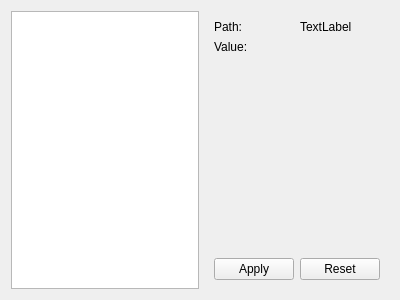
<?xml version="1.0" encoding="UTF-8"?>
<ui version="4.0">
 <class>Form</class>
 <widget class="QWidget" name="Form">
  <property name="geometry">
   <rect>
    <x>0</x>
    <y>0</y>
    <width>400</width>
    <height>300</height>
   </rect>
  </property>
  <property name="windowTitle">
   <string>Edit configuration</string>
  </property>
  <property name="windowIcon">
   <iconset resource="../../../resource/icons/icons.qrc">
    <normaloff>:/icons/editconfig.svg</normaloff>:/icons/editconfig.svg</iconset>
  </property>
  <layout class="QHBoxLayout" name="horizontalLayout">
   <item>
    <widget class="QTreeView" name="treeView"/>
   </item>
   <item>
    <widget class="QWidget" name="widget" native="true">
     <property name="sizePolicy">
      <sizepolicy hsizetype="Preferred" vsizetype="Preferred">
       <horstretch>0</horstretch>
       <verstretch>1</verstretch>
      </sizepolicy>
     </property>
     <layout class="QGridLayout" name="gridLayout">
      <item row="0" column="0">
       <widget class="QLabel" name="label">
        <property name="text">
         <string>Path:</string>
        </property>
       </widget>
      </item>
      <item row="0" column="1">
       <widget class="QLabel" name="pathLabel">
        <property name="text">
         <string>TextLabel</string>
        </property>
       </widget>
      </item>
      <item row="1" column="0">
       <widget class="QLabel" name="label_2">
        <property name="text">
         <string>Value:</string>
        </property>
       </widget>
      </item>
      <item row="2" column="0">
       <spacer name="verticalSpacer">
        <property name="orientation">
         <enum>Qt::Vertical</enum>
        </property>
        <property name="sizeHint" stdset="0">
         <size>
          <width>0</width>
          <height>0</height>
         </size>
        </property>
       </spacer>
      </item>
      <item row="3" column="0" colspan="2">
       <layout class="QHBoxLayout" name="horizontalLayout_2">
        <property name="leftMargin">
         <number>0</number>
        </property>
        <property name="topMargin">
         <number>0</number>
        </property>
        <property name="rightMargin">
         <number>0</number>
        </property>
        <property name="bottomMargin">
         <number>0</number>
        </property>
        <item>
         <widget class="QPushButton" name="applyButton">
          <property name="text">
           <string>Apply</string>
          </property>
          <property name="icon">
           <iconset theme="document-save"/>
          </property>
         </widget>
        </item>
        <item>
         <widget class="QPushButton" name="resetButton">
          <property name="text">
           <string>Reset</string>
          </property>
          <property name="icon">
           <iconset theme="view-refresh"/>
          </property>
         </widget>
        </item>
       </layout>
      </item>
      <item row="1" column="1">
       <layout class="QVBoxLayout" name="editorLayout"/>
      </item>
     </layout>
    </widget>
   </item>
  </layout>
 </widget>
 <resources>
  <include location="../../../resource/icons/icons.qrc"/>
 </resources>
 <connections/>
</ui>
